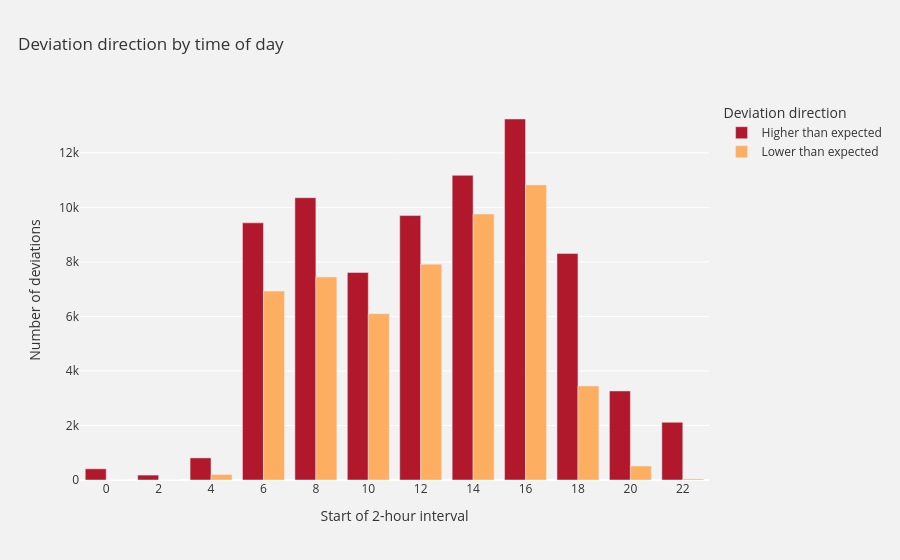

Source (notebook cell):
### Code cell
hour_direction = (
    deviation_data
    .groupby(["hour_bin", "deviation_direction"])
    .size()
    .reset_index(name="count")
)

hour_direction = hour_direction[
    hour_direction["deviation_direction"] != "No deviation"
]

direction_colors = {
    "Higher than expected": "#b2182b" , 
    "Lower than expected": "#fdae61",   
}

fig = plotly.bar(
    hour_direction,
    x="hour_bin",
    y="count",
    color="deviation_direction",
    color_discrete_map=direction_colors,
    barmode="group",
    title="Deviation direction by time of day",
    labels={
        "hour_bin": "Start of 2-hour interval",
        "count": "Number of deviations",
        "deviation_direction": "Deviation direction",
    },
)

fig.update_layout(
    plot_bgcolor="#f2f2f2",
    paper_bgcolor="#f2f2f2",
    font=dict(color="#333333"),
    title=dict(x=0.02),
    legend_title_text="Deviation direction",
)

fig.update_xaxes(
    showgrid=False,
    tickmode="array",
    tickvals=sorted(hour_direction["hour_bin"].unique()),
)

fig.update_yaxes(
    gridcolor="white",
    zerolinecolor="white",
)

fig.show()

### Figure 1 — Plotly figure (JSON) as saved in the notebook; plotly's stock layout.template omitted (floating-point values rounded to 4 significant figures)
{"data": [{"alignmentgroup": "True", "hovertemplate": "Deviation direction=Higher than expected<br>Start of 2-hour interval=%{x}<br>Number of deviations=%{y}<extra></extra>", "legendgroup": "Higher than expected", "marker": {"color": "#b2182b", "pattern": {"shape": ""}}, "name": "Higher than expected", "offsetgroup": "Higher than expected", "orientation": "v", "showlegend": true, "textposition": "auto", "type": "bar", "x": [0, 2, 4, 6, 8, 10, 12, 14, 16, 18, 20, 22], "xaxis": "x", "y": [410, 180, 811, 9433, 10356, 7612, 9701, 11176, 13243, 8310, 3267, 2114], "yaxis": "y"}, {"alignmentgroup": "True", "hovertemplate": "Deviation direction=Lower than expected<br>Start of 2-hour interval=%{x}<br>Number of deviations=%{y}<extra></extra>", "legendgroup": "Lower than expected", "marker": {"color": "#fdae61", "pattern": {"shape": ""}}, "name": "Lower than expected", "offsetgroup": "Lower than expected", "orientation": "v", "showlegend": true, "textposition": "auto", "type": "bar", "x": [0, 2, 4, 6, 8, 10, 12, 14, 16, 18, 20, 22], "xaxis": "x", "y": [1, 1, 200, 6929, 7447, 6103, 7917, 9757, 10825, 3449, 513, 38], "yaxis": "y"}], "layout": {"barmode": "group", "font": {"color": "#333333"}, "legend": {"title": {"text": "Deviation direction"}, "tracegroupgap": 0}, "paper_bgcolor": "#f2f2f2", "plot_bgcolor": "#f2f2f2", "title": {"text": "Deviation direction by time of day", "x": 0.02}, "xaxis": {"anchor": "y", "domain": [0, 1], "showgrid": false, "tickmode": "array", "tickvals": [0, 2, 4, 6, 8, 10, 12, 14, 16, 18, 20, 22], "title": {"text": "Start of 2-hour interval"}}, "yaxis": {"anchor": "x", "domain": [0, 1], "gridcolor": "white", "title": {"text": "Number of deviations"}, "zerolinecolor": "white"}}}
